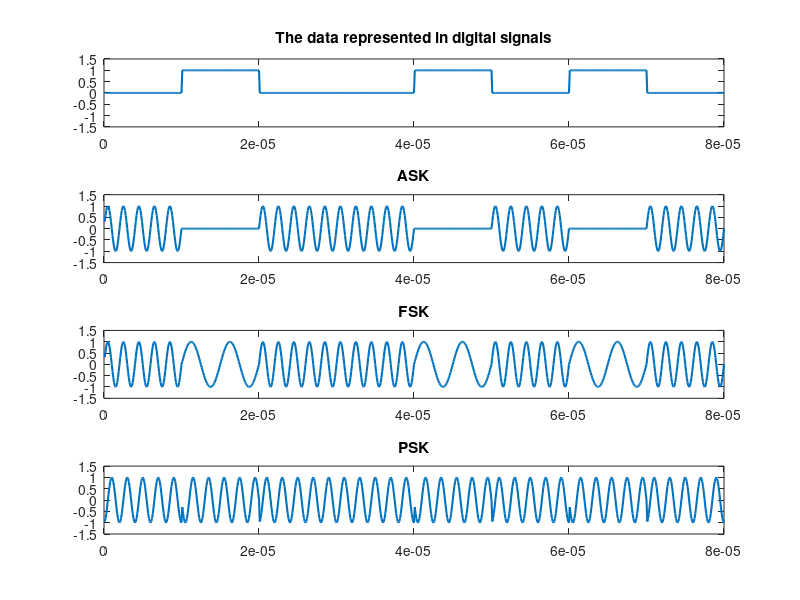

The MATLAB source for this figure:
clear;
close all;
clc;

data = [1 0 1 1 0 1 0 1];
bp = 0.00001;

bit = [];
for i=1:1:length(data)
    if data(i) == 1
        se = zeros(1,100);
    else
        se = ones(1,100);
    end
    bit = [bit se];
    
end
t1 = bp/100:bp/100:bp*length(data);
subplot(4,1,1);
plot(t1,bit,'Linewidth',1.5);
title('The data represented in digital signals');
axis([0,8*bp, -1.5,1.5]);


%ASK
A0 = 0;
A1 = 1;
f = 5/bp;
st = [];
t2 = bp/100:bp/100:bp;
for i=1:1:length(data)
    if data(i) == 1
        y = A1*sin(2*pi*f*t2);
    else
        y = A0*sin(2*pi*f*t2)
    end
    st = [st y];
end
subplot(4,1,2);
plot(t1,st, 'Linewidth',1.5);
title('ASK');
axis([0,8*bp,-1.5,1.5]);


%FSK
A = 1;
f1 = 5/bp;
f0 = 2/bp;
st = [];
t2 = bp/100:bp/100:bp;
for i=1:1:length(data)
    if data(i) == 1
        y = A*sin(2*pi*f1*t2);
    else
        y = A*sin(2*pi*f0*t2)
    end
    st = [st y];
end
subplot(4,1,3);
plot(t1,st, 'Linewidth',1.5);
title('FSK');
axis([0,8*bp,-1.5,1.5]);

%PSK
A = 1;
f = 5/bp;
st = [];
t2 = bp/100:bp/100:bp;
for i=1:1:length(data)
    if data(i) == 1
        y = -A*cos(2*pi*f*t2);
    else
        y = -A*sin(2*pi*f*t2)
    end
    st = [st y];
end
subplot(4,1,4);
plot(t1,st, 'Linewidth',1.5);
title('PSK');
axis([0,8*bp,-1.5,1.5]);